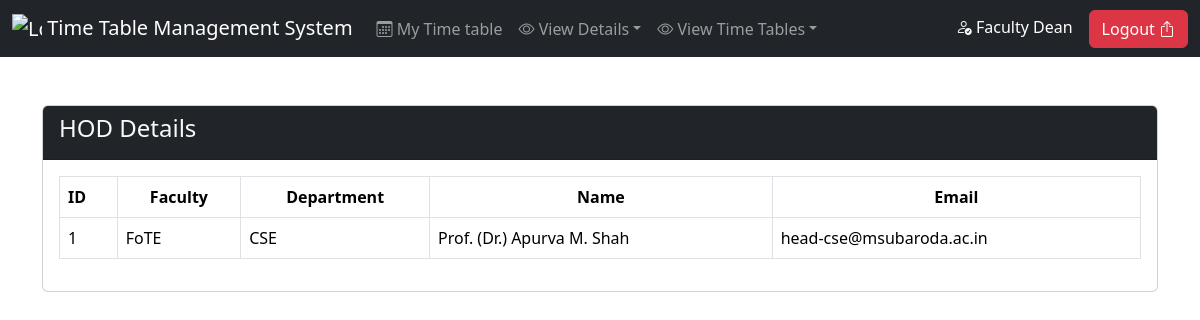
Page /dashboards/dean_hod.php on the committed database.
### tables this page shows
CREATE TABLE `hod` (
  `Hod_Id` int(11) NOT NULL,
  `Hod_Name` varchar(100) NOT NULL,
  `Hod_Email` varchar(100) NOT NULL,
  `Teacher_Id` int(11) NOT NULL,
  `Department_Id` int(11) NOT NULL
);

CREATE TABLE `faculty` (
  `faculty_id` int(11) NOT NULL,
  `faculty_name` varchar(100) NOT NULL,
  `faculty_Code` varchar(50) NOT NULL
);

CREATE TABLE `department` (
  `Department_Id` int(11) NOT NULL,
  `Department_Code` varchar(50) NOT NULL,
  `Department_Name` varchar(100) NOT NULL,
  `Faculty_Id` int(11) NOT NULL
);

### dashboards/dean_hod.php (called while the page is built)
<?php include("../includes/connect.php") ?>
<?php include("../includes/dean-header.php") ?>
<?php include("../only_view_details/hod.php") ?>
<?php include("../includes/footer.php") ?>

### only_view_details/hod.php (the view)
<div class="container">
    <div class="row">
        <div class="col-md-12 mt-5">
            <div class="card ">
                <div class="card-header d-flex justify-content-between bg-dark text-light">
                    <h4>HOD Details</h4>
                </div>
                <div class="card-body">
                    <table class="table table-bordered" id="myTable">
                        <thead>
                            <tr>
                                <th scope="col">ID</th>
                                <th scope="col" class="text-center">Faculty</th>
                                <th scope="col" class="text-center">Department</th>
                                <th scope="col" class="text-center">Name</th>
                                <th scope="col" class="text-center">Email</th>
                            </tr>
                        </thead>
                        <tbody>
                            <?php
                            $sno = 1;
                            $sql = "
SELECT
	f.Faculty_Code,
    dept.Department_Code,
    h.HOD_Name,
    h.HOD_Email
FROM
    HOD h
JOIN
    Teacher t ON h.Teacher_Id = t.Teacher_Id
JOIN
    Department dept ON t.Department_Id = dept.Department_Id
JOIN
    Faculty f ON dept.Faculty_Id = f.Faculty_Id;
                                    ";
                            $result = mysqli_query($conn, $sql);
                            $num = mysqli_num_rows($result);
                            if ($num > 0) {
                                while ($num > 0) {
                                    $row = mysqli_fetch_assoc($result)
                            ?>
                                    <tr>
                                        <td><?php echo $sno ?></td>
                                        <td><?php echo $row['Faculty_Code'] ?></td>
                                        <td><?php echo $row['Department_Code'] ?></td>
                                        <td><?php echo $row['HOD_Name'] ?></td>
                                        <td><?php echo $row['HOD_Email'] ?></td>
                                    </tr>
                            <?php
                                    $num = $num - 1;
                                    $sno = $sno + 1;
                                }
                            } else {
                                echo '<tr><td colspan="4">No data found</td></tr>';
                            }
                            ?>
                        </tbody>
                    </table>
                </div>
            </div>
        </div>
    </div>
</div>

### rows in the picture
hod: faculty.faculty_Code "FoTE", Department_Id.Department_Code "CSE", Hod_Name "Prof. (Dr.) Apurva M. Shah", Hod_Email "head-cse@msubaroda.ac.in"
